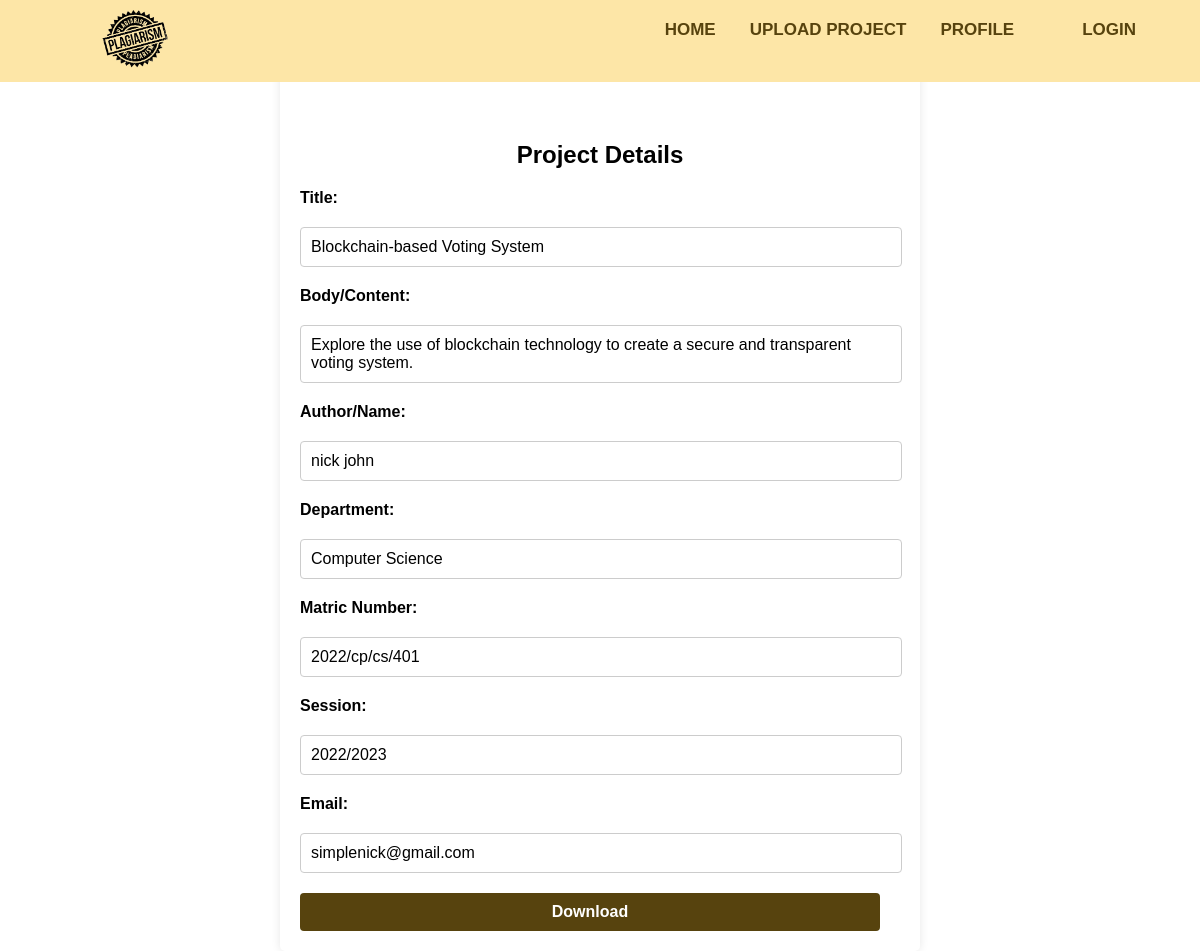
The app's page /project_detail/6/ with its own data.
### ProjectChecker/models.py (models this page shows, shortened)
class Project(models.Model):
    title = models.CharField(max_length=200)
    content = models.TextField(blank=True)
    author = models.OneToOneField(CustomUser, on_delete=models.CASCADE, related_name='projects')
    department = models.ForeignKey(Department,on_delete=models.CASCADE,related_name='projects')
    SESSION_CHOICES = (
        ('2022/2023','2022/2023'),
        ('2021/2022','2021/2022'),
        ('2020/2021','2020/2021'),
        ('2019/2020','2019/2020'),
        ('2018/2019','2018/2019'),
    )
    session = models.CharField(max_length=200,choices=SESSION_CHOICES,default='2022/2023')
    STATUS = (
        ('approved','approved'),
        ('declined','declined'),
        ('pending','pending'),
    )
    status = models.CharField(max_length=100, choices=STATUS, default='pending')

class CustomUser(AbstractUser):
    fullname = models.CharField(max_length=200, unique=True)
    email = models.EmailField(unique=True, )
    matric_number = models.CharField(unique=True,null=True,max_length=255, default=None)
    staff_id_number = models.CharField(unique=True,null=True,max_length=255, default=None)
    department = models.ForeignKey(Department,on_delete=models.CASCADE,related_name='students', null=True,default=None)
    phone_number = models.IntegerField(null=True, unique=True)
    profile_pic = models.ImageField(default="avatar.png",upload_to = 'img', null = True,)
    GENDER_CHOICES = (
    ('male', 'Male'),
    ('female', 'Female'),
    ('rather_not_say', 'Rather not say'),
    )
    gender = models.CharField(max_length=100,choices=GENDER_CHOICES, default='rather_not_say')
    STATUS = (
        ('lecturer','lecturer'),
        ('student','student'),
    )
    status = models.CharField(max_length=100, choices=STATUS, default='student')
    USERNAME_FIELD = 'email'
    REQUIRED_FIELDS = ['username']

class Department(models.Model):
    name = models.CharField(max_length=200)

### ProjectChecker/views.py (the view)
# urls.py: path('project_detail/<int:pk>/', views.project_detail, name = 'project_detail'),
def project_detail(request,pk):
    project = Project.objects.get(id=pk)
    url_action = 'Project Detail'
    context = {'project':project}
    return render(request,'ProjectChecker/details.html',context)

### ProjectChecker/templates/ProjectChecker/details.html (shortened to what this page needs)
{% extends "ProjectChecker/base.html" %}
{% load static %}
{% block css %}{% static '/css/details.css'%}{% endblock css %}
{% block home_type %}
{% if user.status == 'lecturer' %}
  {% url 'lecturer_dashboard' %}
{% else %}
  {% url 'student_dashboard' %}
{% endif %}
{% endblock home_type %}
{% block project %}
  {% if user.status == 'lecturer' %}
  {% else %}
  Upload Project
  {% endif %}
{% endblock project %}
    <main {% block main %} class="container" {% endblock main %}>
      {% block content %}
      <h2>Project Details</h2>
      <section>
        <label class="label" for="title">Title:</label>
        <div class="detail" id="title" name="title" required>{{project.title}}</div>
        <label for="body">Body/Content:</label>
        <div class="detail" id="title" name="title" required>
          {{project.content}}
        </div>
        <label for="name">Author/Name:</label>
        <div class="detail" id="title" name="title" required>{{project.author.fullname}}</div>
        <label for="dropdown">Department:</label>
        <div class="detail" id="title" name="title" required>{{project.department.name}}</div>
        <label for="dropdown">Matric Number:</label>
        <div class="detail" id="title" name="title" required>{{project.author.matric_number}}</div>
        <label for="session">Session:</label>
        <div class="detail" id="title" required>{{project.session}}</div>
        <label for="session">Email:</label>
        <div class="detail" id="title" required>{{project.author.email}}</div>
        <input type="button" value="Download" />
      </section>
    </main>
{% endblock content %}

### ProjectChecker/templates/ProjectChecker/base.html (shortened to what this page needs)
{% load static %}
<!DOCTYPE html>
<html lang="en">
<head>
    <link rel="stylesheet" href="{% block css %}{% static '/css/student.css'%}{% endblock css %}">
    <link rel="stylesheet" href="https://cdnjs.cloudflare.com/ajax/libs/font-awesome/4.7.0/css/font-awesome.min.css">
</head>
<body>
  <header>
    <div class="logo">
          <a href="#"><img src="{% static '/img/logo.png' %}" alt=""></a>
    </div>
    <div class="topNav" id="myTopNav">
      {%if user.is_authenticated %}
      <a class="topNavLinks" href="{% url 'logout_user' %}">logout</a>
      {% else %}
      <a class="topNavLinks" href="{% url 'login_user' %}">Login</a>
      {% endif %}
      <a class="topNavLinks" href="{% url 'profile'%}">{{user.username}}</a>
      <a class="topNavLinks" href="{% url 'profile'%}">Profile</a>
      <a class="topNavLinks" href="{% url 'upload_project' %}">{% block project %}Upload Project{% endblock project %}</a>
      <a class="topNavLinks" href="{% block home_type %}{% endblock home_type %}"> Home</a>
  </div>
  </header>
  <div class="search_area">
      <form method = 'get' action="{% block search_url %}{% endblock search_url %}">
          <button class="srch_but" type="submit">Search</button>
      </form>
  </div>
    <main {% block main %} {% endblock main %} >
        {% block content %}
        {% endblock %}
</body>
</html>

### ProjectChecker/static/css/details.css (style rules this page uses)
body { margin: 0; padding: 0; font-family: "Poppins", sans-serif; }
header { display: flex; justify-content: space-between; background-color: #fde6a7; position: fixed; width: 100%; }
.logo { margin: 10px 100px; }
.logo a img { width: 30%; }
.topNav { overflow: hidden; background-color: #fde6a7; margin-right: 50px; }
.topNav a { float: right; display: block; color: #57430e; text-align: center; padding: 20px 14px 10px 20px; text-decoration: none; font-size: 17px; font-weight: bold; text-transform: uppercase; }
.container { max-width: 600px; margin: 0 auto; padding: 20px; background-color: #fff; border-radius: 5px; box-shadow: 0 0 10px rgba(0, 0, 0, 0.1); padding-top: 100px; }
.container h2 { font-weight: bold; text-align: center; }
section { display: grid; gap: 20px; margin-right: 20px; }
label { font-weight: bold; }
.detail { width: 100%; padding: 10px; border: 1px solid #ccc; border-radius: 4px; font-size: 16px; outline: none; }
input[type="button"] { background-color: #57430e; color: white; padding: 10px 20px; border: none; border-radius: 4px; cursor: pointer; font-size: 16px; font-weight: bold; }

### records on screen
Project: title "Blockchain-based Voting System", content "Explore the use of blockchain technology to create a secure and transparent voting system.", author.fullname "nick john", department.name "Computer Science", author.matric_number "2022/cp/cs/401", session "2022/2023", author.email "simplenick@gmail.com"
